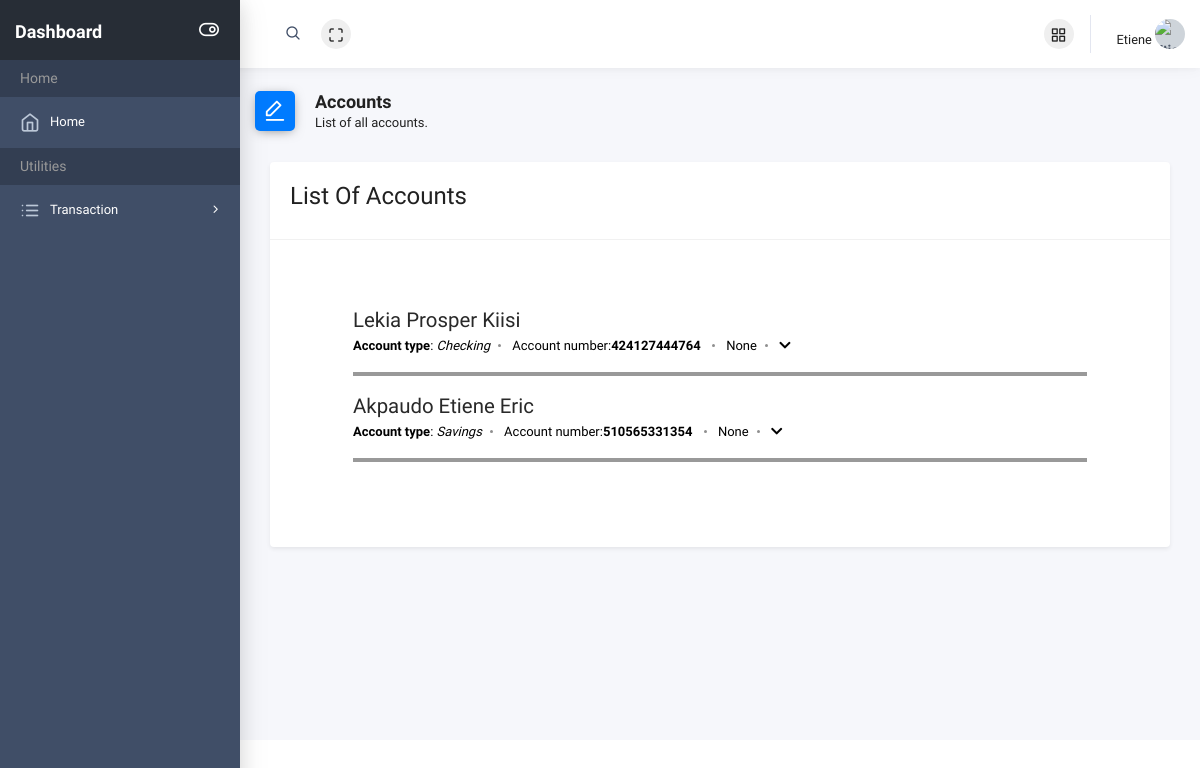
/user/accounts/ (signed in), run on the app's committed database.
### bank/models.py (models this page shows, shortened)
class Account(models.Model):
    customer = models.ForeignKey(
        Customer, on_delete=models.CASCADE, null=True)
    CHOICES = (
        ('Checking', 'Checking'),
        ('Savings', 'Savings'),
        ('Time Deposit', 'Time Deposit'),
        ('Personal Loan', 'Personal Loan'),
        ('Credit Line', 'Credit Line'),
        ('DH Real Estate Loan', 'DH Real Estate Loan'),
        ('Business Loan', 'Business Loan'),
        ('Real Estate Loan', 'Real Estate Loan'),
    )
    account_type = models.CharField(max_length=300, choices=CHOICES, null=True)
    account_number = models.CharField(max_length=12, unique=True, null=True, validators=[
                                      RegexValidator(r'^\d{1,12}$')])
    created_on = models.DateField(auto_now_add=True)
    suspend_account = models.BooleanField(default=False)
    block_account = models.BooleanField(default=False)
    block_account_message = models.TextField(
        default='This account has been blocked Kindly contact the administrator to learn more. Or, enter a valid username and password.')
    suspend_account_message = models.TextField(
        default='This account has been suspended Kindly contact the administrator to learn more. Or, enter a valid username and password.')
    CURRENCY_CHOICES = (
        ('$', 'Dollar'),
        ('£', 'Pounds' ),
        ('€', 'Euro'),
        ('₩', 'Korean Won'),
        ('₹', 'Indian Rupees'),
        ('¥', 'Chinese Yuan'),
    )
    currency = models.CharField(max_length=100, choices=CURRENCY_CHOICES, default='Dollar', null=True)
    class Meta:
        ordering = ['account_type', 'created_on']
    def account_name(self):
        return f'{self.customer.user.first_name} {self.customer.middle_name} {self.customer.user.last_name}'
    def get_absolute_url(self):
        return reverse('bank:account-update', kwargs={'pk': self.pk})

class Customer(models.Model):
    user = models.OneToOneField(User, on_delete=models.CASCADE)
    middle_name = models.CharField(max_length=255, null=True, blank=True)
    DOB = models.DateField(null=True, blank=True)
    SSN = USSocialSecurityNumberField(max_length=9)
    mobile_number = PhoneNumberField()
    home_address = models.CharField(max_length=255, null=True, blank=True)
    created_on = models.DateTimeField(auto_now_add=True)
    image = CloudinaryField('image')
    class Meta:
        ordering = ['created_on']
    def account_name(self):
        return f'{self.user.first_name} {self.middle_name} {self.user.last_name}'
    account_name.short_description = 'Customer'

### bank/views.py (the view)
class AccountListView(generic.ListView):
    model = Account
    context_object_name = 'accounts'
    template_name = 'dashboard/author/account_list.html'
    paginate_by = 10
    def get_context_data(self, **kwargs):
        context = super(AccountListView, self).get_context_data(**kwargs)
        return context

### bank/templates/dashboard/author/account_list.html (shortened to what this page needs)
{% extends 'dashboard/dashboard_base.html' %}
{% load static %}
{% load cloudinary %}
{% block stylesheets %}
{{ block.super }}
<link href="{% static 'dashboard/author/css/dashboard-article.css' %}" rel="stylesheet" />
{% endblock stylesheets %}
{% block content %}
<div class="page-header">
  <div class="row align-items-end">
    <div class="col-lg-8">
      <div class="page-header-title">
        <i class="ik ik-edit-1 bg-primary"></i>
        <div class="d-inline">
          <h5>Accounts</h5>
          <span>List of all accounts.</span>
        </div>
      </div>
    </div>
  </div>
</div>
<div class="container mb-3">
  <div class="row">
    <div class="col-md-12">
      <div class="card shadow-sm">
        <div class="card-header">
          <h4 class="title">List Of Accounts</h4>
        </div>
        <div class="card-body">
          <div class="content">
            <section class="blog-list px-3 py-5 p-md-5">
              {% if accounts %}
              <div class="container">
                {% for account in accounts %}
                <div class="item mb-5">
                  <div class="media">
                    <div class="media-body">
                      <h3 class="title mb-1"><a href="{{account.get_absolute_url}}">{{ account.account_name }}</a></h3>
                      <div class="meta mb-1">
                        <span class="date"><b>Account type</b>: <i>{{ account.account_type }}</i></span>
                        <span class="date">Account number:<b>{{ account.account_number }} </b></span>
                        <span class="time">{{ account.created_on }}</span>
                        <span class="time">
                          <i class="fas fa-chevron-down" data-toggle="dropdown" aria-haspopup="true"
                            aria-expanded="false">
                          </i>
                        </span>
                      </div>
                      <hr class="solid">
                    </div>
                  </div>
                </div>
                {% endfor %}
              </div>
              {% else %}
              <center>
                <div class="alert alert-info"><b>No Account</b></div>
              </center>
              {% endif %}
            </section>
          </div>
        </div>
      </div>
    </div>
  </div>
</div>
{% endblock content %}

### bank/templates/dashboard/dashboard_base.html (shortened to what this page needs)
<!doctype html>
{% load static %}
{% load cloudinary %}
<html class="no-js" lang="en">
    <head>
     {% block stylesheets %}
        <link rel="stylesheet" href="{% static 'dashboard/author/plugins/bootstrap/dist/css/bootstrap.min.css' %}">
        <link rel="stylesheet" href="{% static 'dashboard/author/plugins/fontawesome-free/css/all.min.css' %}">
        <link rel="stylesheet" href="{% static 'dashboard/author/plugins/icon-kit/dist/css/iconkit.min.css' %}">
        <link rel="stylesheet" href="{% static 'dashboard/author/plugins/ionicons/dist/css/ionicons.min.css' %}">
        <link rel="stylesheet" href="{% static 'dashboard/author/plugins/perfect-scrollbar/css/perfect-scrollbar.css' %}">
        <link rel="stylesheet"
              href="{% static 'dashboard/author/plugins/tempusdominus-bootstrap-4/build/css/tempusdominus-bootstrap-4.min.css' %}">
        <link rel="stylesheet" href="{% static 'dashboard/author/plugins/c3/c3.min.css' %}">
        <link rel="stylesheet" href="{% static 'dashboard/author/dist/css/theme.min.css' %}">
        <link rel="stylesheet" href="https://cdn.jsdelivr.net/npm/bootstrap-select@1.13.14/dist/css/bootstrap-select.min.css">
        <link href="{% static 'dashboard/author/css/bootstrap-tagsinput.css' %}" rel="stylesheet" />
        <link rel="stylesheet" href="{% static 'dashboard/author/css/prism.css' %}">
        <link rel="stylesheet" href="{% static 'dashboard/author/dist/css/theme.css' %}">
   {% endblock stylesheets %}
    </head>
    <body>
        <div class="wrapper">
          {% block header %}
            <header class="header-top" header-theme="light">
                <div class="container-fluid">
                    <div class="d-flex justify-content-between">
                        <div class="top-menu d-flex align-items-center">
                            <div class="header-search">
                                <div class="input-group">
                                    <input type="text" class="form-control">
                                    <span class="input-group-addon search-btn"><i class="ik ik-search"></i></span>
                                </div>
                            </div>
                            <button type="button" id="navbar-fullscreen" class="nav-link"><i class="ik ik-maximize"></i></button>
                        </div>
                        <div class="top-menu d-flex align-items-center">
                            <button type="button" class="nav-link ml-10" id="apps_modal_btn" data-toggle="modal"
                                    data-target="#appsModal"><i class="ik ik-grid"></i></button>
                          {% if request.user.is_authenticated %}
                            <div class="dropdown">
                                <a class="dropdown-toggle" href="#" id="userDropdown" role="button" data-toggle="dropdown"
                                   aria-haspopup="true" aria-expanded="false">
                                    <span class="d-none d-lg-inline text-gray-700">{{ user.username }}</span>
                                    <img class="avatar" src="{{ user.customer.image.url }}" alt="{{user.username}}">
                                </a>
                            </div>
                         {% endif %}
                        </div>
                    </div>
                </div>
            </header>
         {% endblock header %}
            <div class="page-wrap">
                <div class="app-sidebar colored">
                    <div class="sidebar-header">
                        <a class="header-brand" href="{% url 'bank:dashboard_home' %}">
                            <span class="text" style="color: white; font-size:large;">Dashboard</span>
                        </a>
                        <button type="button" class="nav-toggle">
                            <i data-toggle="expanded" class="ik ik-toggle-right toggle-icon"></i></button>
                    </div>
                {% block sidebar %}
                <div class="sidebar-content" >
                    <div class="nav-container">
                        <nav id="main-menu-navigation" class="navigation-main">
                                <div class="nav-lavel">Home</div>
                                <div class="nav-item">
                                    <a href="{% url 'bank:dashboard_home' %}"><i class="ik ik-home"></i><span>Home</span></a>
                                </div>
                                <div class="nav-lavel">Utilities</div>
                                <div class="nav-item has-sub">
                                    <a href="javascript:void(0)"><i class="ik ik-list"></i><span>Transaction</span></a>
                                </div>
                            </nav>
                        </div>
                    </div>
                  </div>
                {% endblock sidebar %}
                <div class="main-content">
                  {% block messages %}
                           <div class="row">
                            <div class="col-md-12">
                            </div>
                          </div>
                  {% endblock messages %}
                {% block content %}
                {% endblock content %}
                </div>
</body>
</html>

### bank/static/dashboard/author/css/dashboard-article.css (style rules this page uses)
.blog-list .item .title { font-size: 1.275rem; }
.blog-list .item .title a { color: #292929; }
.meta { color: #8f8f8f; font-size: 0.8125rem; }
.meta span { display: inline-block; }
.meta span:after { content: ""; display: inline-block; width: 3px; height: 3px; border-radius: 50%; background: #8f8f8f; margin-left: 0.5rem; margin-right: 0.5rem; position: relative; top: -3px; }
.meta span:last-child:after { display: none; }
hr.solid { border-top: 4px solid #999; }
.card-body { margin-top: 0; }
.card-header { margin-bottom:0; }
.time { color: #000; }
.date { color: #000; }

### data on the page
Account: account_name "Lekia Prosper Kiisi", account_type "Checking", account_number "424127444764", created_on "None"
Account: account_name "Akpaudo Etiene Eric", account_type "Savings", account_number "510565331354", created_on "None"

### other printed values
{{ user.username }} "Etiene"
